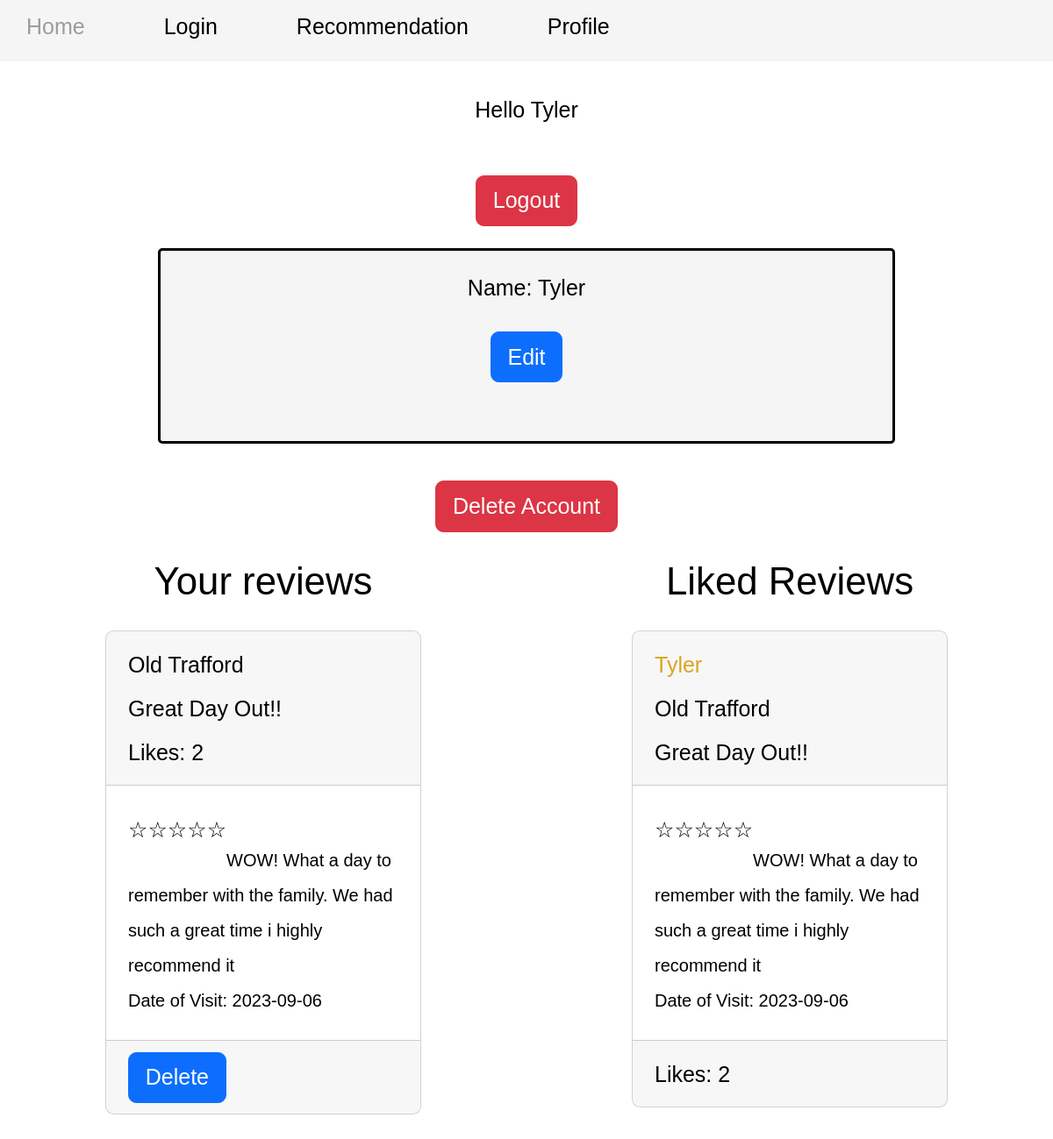
Screenshot of /profile (signed in) with the database file from the repository.
### app/models.py (models this page shows, shortened)
class User(db.Model, UserMixin):
    id = db.Column(db.Integer, primary_key = True)
    username = db.Column(db.String(100), index = True, unique = True)
    password = db.Column(db.String(100))
    name = db.Column(db.String(100))

class Reviews(db.Model):
    id = db.Column(db.Integer, index = True, unique = True, primary_key = True)
    title = db.Column(db.String(100))
    review = db.Column(db.Text)
    date = db.Column(db.DateTime)
    rating = db.Column(db.Integer)
    userId = db.Column(db.Integer, db.ForeignKey('user.id'))
    stadiumId = db.Column(db.Integer, db.ForeignKey('stadiums.id'))
    user = db.relationship('User', foreign_keys = [userId], backref = 'reviews')
    like = db.relationship('Likes', backref = 'reviews', cascade = 'all, delete-orphan')
    stadium = db.relationship('Stadiums', foreign_keys = [stadiumId], backref = 'reviews')

class Stadiums(db.Model):
    id = db.Column(db.Integer, primary_key = True)
    name = db.Column(db.String(100), index = True, unique = True)
    club = db.Column(db.String(100))

class Likes(db.Model):
    id = db.Column(db.Integer, primary_key = True)
    userId = db.Column(db.Integer, db.ForeignKey('user.id'))
    reviewId = db.Column(db.Integer, db.ForeignKey('reviews.id'))
    review = db.relationship('Reviews', foreign_keys = [reviewId], backref = 'likes')

### app/views.py (the view, shortened to what this page needs)
@app.route('/profile', methods = ["GET","POST"])
@login_required
def profile():
    app.logger.info("%s has accessed profile", current_user.username)
    editName = EditName()
    likedReview = Likes.query.filter_by(userId = current_user.id)
    likedReviewEmpty = Likes.query.filter_by(userId = current_user.id).first()
    countLikes = db.session.query(Likes.reviewId, func.count(Likes.id)).group_by(Likes.reviewId).all()
    reviews = Reviews.query.filter_by(userId = current_user.id)
    empty = Reviews.query.filter_by(userId = current_user.id).first()
    return render_template('profile.html',
                           title = 'Profile',
                           editName = editName,
                           reviews = reviews,
                           empty = empty,
                           countLikes = countLikes,
                           likedReview = likedReview,
                           likedReviewEmpty = likedReviewEmpty)

### app/views.py (called while the page is built)
@loginManager.user_loader
def load_user(user_id):
    return User.query.get(int(user_id))

### app/templates/profile.html (shortened to what this page needs)
{% extends "base.html" %}
{% block content %}
<head><script src="{{ url_for('static',filename='javascript.js') }}"></script></head>
<body onload="editName()">
  <br><br>
  <section class="singleCol">
    <span>Hello </span>{{ current_user.name }} <br><br>
    <a href="{{ url_for('logout') }}" class="btn btn-danger">Logout</a> <br>
    <div class="editName">
      <p class="card-body">Name: {{ current_user.name }}</p>
      <button class="btn btn-primary" id="editBtn">Edit</button> <br><br>
    </div>
    <a href="{{ url_for('deleteAccount') }}" class="btn btn-danger deleteBtn">Delete Account</a>
  </section>
  <section class="col50">
    <h3 class="reviewStyle mostLikedCard">Your reviews</h3>
    {% for review in reviews %}
      <div class="card profileCard">
        <div class="card-header">
          {{ review.stadium.name }} <br>
          {{ review.title }} <br>
          {% for like in countLikes %}
            {% if like.reviewId == review.id %}
              <span>Likes: </span>{{ like[1] }}
            {% endif %}
          {% endfor %}
        </div>
        <div class="card-body reviewBody">
          {% for i in range(0, review.rating) %}
            <span class="starAlign">☆</span>
          {% endfor %}
          <br>
          {{ review.review }} <br>
          Date of Visit: {{ review.date.strftime('%Y-%m-%d') }}
        </div>
        <div class="card-footer">
          <a href="{{ url_for('deleteReview', id=review.id) }}" class="btn btn-primary">Delete</a>
        </div>
      </div>
      {% endfor %}
  </section>
  <section class="col50">
    <h3 class="reviewStyle mostLikedCard">Liked Reviews</h3>
    {% for likeReview in likedReview %}
      <div class="card profileCard">
        <div class="card-header">
          {% if likeReview.review.user.username == current_user.username %}
            <div class="activeUser">{{ likeReview.review.user.name }}</div>
          {% else %}
            {{ likeReview.review.user.name }} <br>
          {% endif %}
          {{ likeReview.review.stadium.name }} <br>
          {{ likeReview.review.title }}
        </div>
        <div class="card-body reviewBody">
          {% for i in range(0, likeReview.review.rating) %}
            <span class="starAlign">☆</span>
          {% endfor %}
          <br>
          {{ likeReview.review.review }} <br>
          Date of Visit: {{ likeReview.review.date.strftime('%Y-%m-%d') }}
        </div>
        <div class="card-footer">
          {% for like in countLikes %}
            {% if like.reviewId == likeReview.review.id %}
              <span>Likes: </span>{{ like[1] }}
            {% endif %}
          {% endfor %}
        </div>
      </div>
    {% endfor %}
  </section>
</body>
  {% endblock %}

### app/static/stylesheet.css (style rules this page uses)
* { padding: 0; margin: 0; font-family: Arial, Helvetica, sans-serif; font-size: 25px; line-height: 2; color: black; }
.col50 { float: left; width: 50%; }
.singleCol { width: 70%; align-items: center; text-align: center; margin: auto; }
.reviewStyle { text-align: center; }
.starAlign { float: left; }
.reviewBody { font-size: 20px; }
.activeUser { color: goldenrod; }
.editName { background-color: whitesmoke; border: solid; border-radius: 5px; padding: 2%; margin-top: 3%; }
.profileCard { width: 60%; margin: auto; margin-bottom: 5%; }
.deleteBtn { margin-top: 5%; }
.mostLikedCard { margin: 5%; }

### rows the page displays
User: name "Tyler"
Reviews: stadium.name "Old Trafford", title "Great Day Out!!", like "2", rating 5 (drawn), review "WOW! What a day to remember with the family. We had such a great time i highly recommend it", date "2023-09-06"
Likes: review.user.name "Tyler", review.stadium.name "Old Trafford", review "Great Day Out!!", review.review "WOW! What a day to remember with the family. We had such a great time i highly recommend it", review "2023-09-06", like "2"
